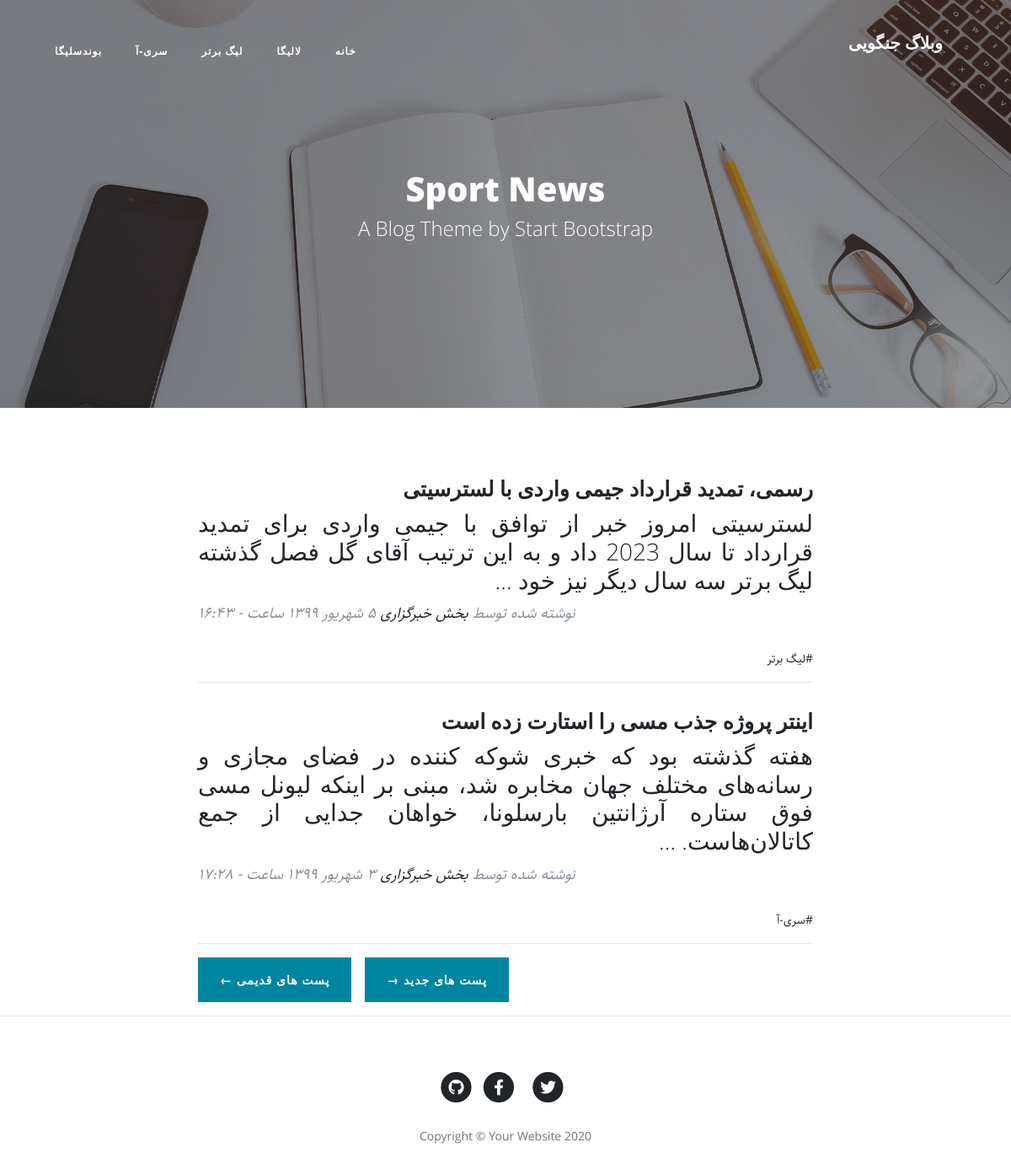
Page /page/3 on the committed database.
### blog/models.py (models this page shows, shortened)
class Category(models.Model):
    parent = models.ForeignKey('self', default=None, null=True, blank=True, on_delete=models.SET_NULL, related_name='children', verbose_name='زیر دسته')
    title = models.CharField(max_length=200)
    slug = models.SlugField(max_length=100, unique=True)
    status = models.BooleanField(default=True, verbose_name='آیا نمایش داده شود؟')
    position = models.IntegerField()
    class Meta:
        verbose_name = 'دسته بندی'
        verbose_name_plural = 'دسته بندی ها'
        ordering = ['parent__id', 'position']
    objects = CategoryManager()

class Article(models.Model):
    STATUS_CHOICES = (
        ('d', 'Draft'),
        ('p', 'Published')
    )
    title = models.CharField(max_length=200)
    slug = models.SlugField(max_length=100, unique=True)
    category = models.ManyToManyField(Category, verbose_name='دسته بندی', related_name='articles')
    description = models.TextField()
    thumbnail = models.ImageField(upload_to='images')
    publish = models.DateTimeField(default=timezone.now)
    created = models.DateTimeField(auto_now_add=True)
    updated = models.DateTimeField(auto_now=True)
    status = models.CharField(max_length=1, choices=STATUS_CHOICES)
    class Meta:
        verbose_name = 'مقاله'
        verbose_name_plural = 'مقالات'
    def jpublish(self):
        return jalali_converter(self.publish)
    jpublish.short_description = 'زمان انتشار'
    def category_published(self):
        return self.category.filter(status=True)
    objects = ArticleManager()

### blog/views.py (the view)
# urls.py: path('', home, name='home'),
def home(request, page=1):
    articles_list = Article.objects.filter(status='p').order_by('-publish')
    paginator = Paginator(articles_list, 2)
    articles = paginator.get_page(page)
    context = {
        'articles': articles,
    }
    return render(request, 'blog/home.html', context)

### blog/models.py (called while the page is built)
    def active(self):
        return self.filter(status=True)

### blog/templatetags/base_tags.py (called while the page is built)
@register.simple_tag
def title():
    return 'وبلاگ جنگویی'

@register.inclusion_tag('blog/partials/category_navbar.html')
def category_navbar():
    return {
        'category': Category.objects.filter(status=True)
    }

### extensions/jalali.py (called while the page is built)
    def persian_tuple(self):
        return self.persian_year, self.persian_month, self.persian_day

### extensions/utils.py (called while the page is built)
def persian_numbers_converter(mystr):
    numbers = {
        "0": "۰",
        "1": "۱",
        "2": "۲",
        "3": "۳",
        "4": "۴",
        "5": "۵",
        "6": "۶",
        "7": "۷",
        "8": "۸",
        "9": "۹",
    }
    for e_num, p_num in numbers.items():
        mystr = mystr.replace(e_num, p_num)
    return mystr

def jalali_converter(time):
    jmonth = ['فروردین', 'اردیبهشت', 'خرداد',
              'تیر', 'مرداد', 'شهریور',
              'مهر', 'آبان', 'آذر',
              'دی', 'بهمن', 'اسفند']
    time = timezone.localtime(time)
    time_to_str = f'{time.year},{time.month},{time.day}'
    time_to_tuple = jalali.Gregorian(time_to_str).persian_tuple()
    time_to_list = list(time_to_tuple)
    for index, month in enumerate(jmonth):
        if time_to_list[1] == index + 1:
            time_to_list[1] = month
            break
    output = f'{time_to_list[2]} {time_to_list[1]} {time_to_list[0]} ساعت - {time.hour}:{time.minute}'
    return persian_numbers_converter(output)

### blog/templates/blog/home.html (shortened to what this page needs)
{% extends 'blog/base.html' %}
{% load static %}
{% block main %}
<header class="masthead" style="background-image: url('{% static "blog/img/home-bg.jpg" %}')">
<div class="overlay"></div>
<div class="container">
    <div class="row">
        <div class="col-lg-8 col-md-10 mx-auto">
            <div class="site-heading">
                <h1>Sport News</h1>
                <span class="subheading">A Blog Theme by Start Bootstrap</span>
            </div>
        </div>
    </div>
</div>
</header>
<div class="container">
    <div class="row">
        <div class="col-lg-8 col-md-10 mx-auto">
            {% for article in articles %}
            <div class="post-preview">
                <a href="{% url 'blog:detail' article.slug %}">
                    <h2 class="post-title">
                        {{article.title}}
                    </h2>
                    <h3 class="post-subtitle text-justify">
                        {{article.description|truncatewords:30}}
                    </h3>
                </a>
                <p class="post-meta">نوشته شده توسط
                    <a href="#">بخش خبرگزاری</a>
                    {{article.jpublish}}</p>
                <div>
                    {% for cat in article.category_published.all %}
                    <a href="{% url 'blog:category' cat.slug %}">#{{cat.title}}</a>
                    {% endfor %}
                </div>
            </div>
            <hr>
            {% endfor %}
            <div class="clearfix pager-botton">
                {% if articles.has_previous %}
                <a class="btn btn-primary float-right ml-3" href="{% url 'blog:home' articles.previous_page_number %}">پست
                    های جدید &rarr;</a>
                {% endif %}
                {% if articles.has_next %}
                <a class="btn btn-primary float-right" href="{% url 'blog:home' articles.next_page_number %}">پست های
                    قدیمی &larr;</a>
                {% endif %}
            </div>
        </div>
    </div>
</div>
{% endblock %}

### blog/templates/blog/partials/category_navbar.html (shortened to what this page needs)
<div class="collapse navbar-collapse nav" id="navbarResponsive">
    <ul class="navbar-nav ml-auto">
        <li class="nav-item">
            <a class="nav-link" href="{% url 'blog:home' %}">خانه</a>
        </li>
        {% for cat in category %}
        {% if cat.parent == None %}
        <li class="nav-item">
            <a class="nav-link" href="{% url 'blog:category' cat.slug %}">{{cat.title}}</a>
        </li>
        {% endif %}
        {% endfor %}
    </ul>
</div>

### blog/static/blog/css/rtl.css (style rules this page uses)
body { direction: rtl; text-align: right; font-family: "Sahel"; font-size: 14px; }
.navbar-nav { margin-left: initial !important; margin-right: auto; }
.post-meta { text-align: left; }
.pager-botton { float: left !important; }
header.masthead .site-heading h1 { font-size: 40px; }
.post-preview > a > .post-title { font-size: 25px; }
.nav ul { padding-right: 0; }
.nav ul li { border-bottom: none; height: 86px; line-height: 86px; font-size: 14px; display: inline-block; float: left; margin: 0 auto; }
.nav ul li a { text-decoration: none; color: #000000; display: block; transition: .3s background-color; padding: 0 24px; }
.nav a { border-bottom: none; }

### rows in the picture
Category: title "لالیگا"
Category: title "لیگ برتر"
Category: title "سری-آ"
Category: title "بوندسلیگا"
Article: title "رسمی، تمدید قرارداد جیمی واردی با لسترسیتی", description "لسترسیتی امروز خبر از توافق با جیمی واردی برای تمدید قرارداد تا سال 2023 داد و به این ترتیب آقای گل فصل گذشته لیگ برتر سه سال دیگر نیز خود …", jpublish "۵ شهریور ۱۳۹۹ ساعت - ۱۶:۴۳"
Article: title "اینتر پروژه جذب مسی را استارت زده است", description "هفته گذشته بود که خبری شوکه کننده در فضای مجازی و رسانه‌های مختلف جهان مخابره شد، مبنی بر اینکه لیونل مسی فوق ستاره آرژانتین بارسلونا، خواهان جدایی از جمع کاتالان‌هاست. …", jpublish "۳ شهریور ۱۳۹۹ ساعت - ۱۷:۲۸"
